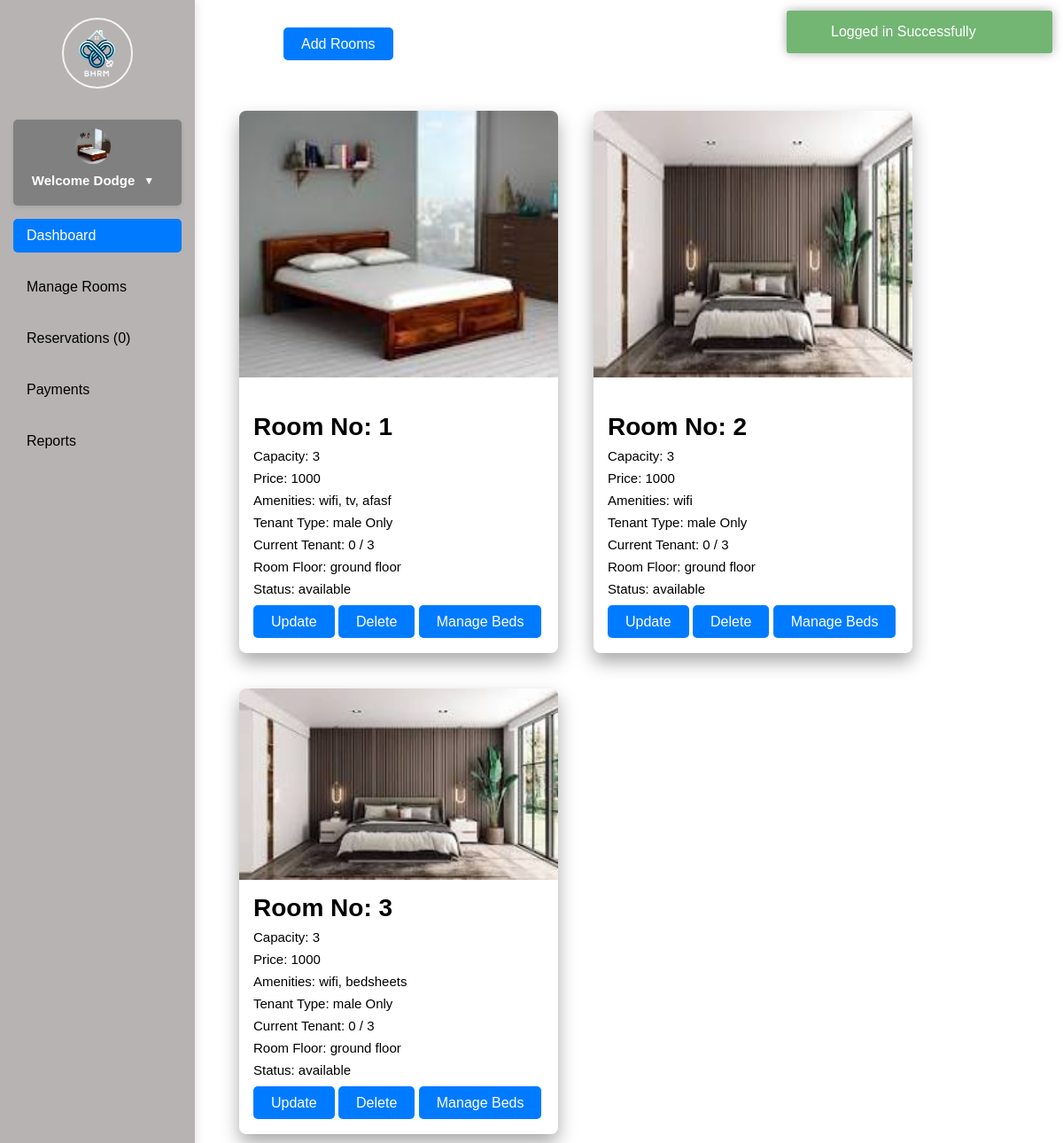
Screenshot of /manageroom.php (signed in) with the database file from the repository.
### tables this page shows
CREATE TABLE `users` (
  `id` int(11) NOT NULL,
  `image` varchar(255) NOT NULL,
  `fname` varchar(50) NOT NULL,
  `lname` varchar(50) NOT NULL,
  `uname` varchar(50) NOT NULL,
  `pass` varchar(50) NOT NULL,
  `role` varchar(50) NOT NULL,
  `hname` varchar(255) NOT NULL
);

CREATE TABLE `rooms` (
  `id` int(11) NOT NULL,
  `room_no` int(255) NOT NULL,
  `capacity` int(255) NOT NULL,
  `current_tenant` int(255) NOT NULL,
  `amenities` varchar(255) NOT NULL,
  `tenant_type` varchar(255) NOT NULL,
  `room_floor` varchar(255) NOT NULL,
  `price` int(255) NOT NULL,
  `image` varchar(255) NOT NULL,
  `status` varchar(255) NOT NULL,
  `hname` varchar(255) NOT NULL,
  `owner` varchar(255) NOT NULL
);

### manageroom.php (the view, shortened to what this page needs)
<?php
require 'php/connection.php';
if(!empty($_SESSION["uname"]) && $_SESSION["role"] == 'landlord'){
    echo "
    <script src='jquery.min.js'></script>
    <link rel='stylesheet' href='toastr.min.css'/>
    <script src='toastr.min.js'></script>
    <script>
        $(document).ready(function() {
            // Check if the login message should be displayed
            " . (isset($_SESSION['login_message_displayed']) ? "toastr.success('Logged in Successfully');" : "") . "
        });
    </script>
    ";
}else{
    header('location: index.php');
}
?>
<!DOCTYPE html>
<html lang="en">
<head>
</head>
<body>
    <?php include 'navigationbar.php'; ?>
    <div class="section2">
        <div class="button">
            <a href='php/roomfunction.php' class='btn'>Add Rooms</a>
        </div>
    </div>
    <div class="section3">
        <?php
            $hname = $_SESSION['hname'];
            $query = "SELECT * FROM rooms WHERE hname = '$hname' order by room_no";
            $result = mysqli_query($conn, $query);
            if ($result && mysqli_num_rows($result) > 0) {
                while ($fetch = mysqli_fetch_assoc($result)) {
                    $id = $fetch['id'];
                    $roomno = $fetch['room_no'];
            ?>
            <div class="card">
                <img src="<?php echo $fetch['image']?>" width="20%" class="card-img-top" alt="Room Image">
                <div class="card-content">
                    <h5>Room No: <?php echo $fetch['room_no']?></h5>
                    <p>Capacity: <?php echo $fetch['capacity']?></p>
                    <p>Price: <?php echo $fetch['price']?></p>
                    <p>Amenities: <?php echo $fetch['amenities']?></p>
                    <p>Tenant Type:  <?php echo $fetch['tenant_type']?> Only </p>
                    <p>Current Tenant: <?php echo $fetch['current_tenant']; ?> / <?php echo $fetch['capacity']?> </p>
                    <p>Room Floor:  <?php echo $fetch['room_floor']?> </p>
                    <p>Status: <?php echo $fetch['status']?></p>
                    <div class="room-btn">
                        <a href='php/roomfunction.php?rupdate=<?php echo $id;?>' class='btn btn-warning'>Update</a>
                        <a href='php/roomfunction.php?rdelete=<?php echo $id;?>' class='btn btn-danger'>Delete</a>
                        <a href='managebeds.php?roomno=<?php echo $roomno;?>' class='btn btn-warning'>Manage Beds</a>
                    </div>
                </div>
            </div>
        <?php } } ?>
    </div>
</body>
</html>

### navigationbar.php (shortened to what this page needs)
<!DOCTYPE html>
<html lang="en">
<head>
</head>
<body>
    <?php
        if(!empty($_SESSION['uname'])){
            $uname = $_SESSION['uname'];
            $query = "select * from users where uname = '$uname'";
            $result = mysqli_query($conn, $query);
            $fetch = mysqli_fetch_assoc($result);
        }
        $hname = $_SESSION['hname'];
        $query = "SELECT COUNT(*) AS new_reservations FROM reservation WHERE hname = '$hname' AND res_stat = 'Pending'";
        $result = mysqli_query($conn, $query);
        $row = mysqli_fetch_assoc($result);
        $newReservations = $row['new_reservations'];
    ?>
<!DOCTYPE html>
<html lang="en">
<head>
</head>
<body>
    <nav class="navbar">
        <a class="navbar-brand" href="#">
            <img src="/bhrm-main/images/logo.png" alt="Logo">
        </a>
        <ul class="nav-links">
            <div class="li-background">
                <li class="dropdown">
                    <img src="<?php echo $fetch['image']?>" alt="Profile">
                </li>
                <li class="dropdown">
                    <div class="dropdown-toggle">
                        <span class="username"> Welcome <?php echo $fetch['fname']; ?></span>
                        <span>▼</span>
                    </div>
                </li>
            </div>
            <li><a class="nav-link active" href="dashboard.php">Dashboard</a></li>
            <li><a class="nav-link" href="manageroom.php">Manage Rooms</a></li>
            <li><a class="nav-link" href="managereservation.php">Reservations  (<?php echo $newReservations; ?>) </span></a></li>
            <li><a class="nav-link" href="payment.php">Payments</a></li>
            <li><a class="nav-link" href="reports.php">Reports</a></li>
        </ul>
    </nav>
</body>
</html>

### manageroom.php (style rules this page uses)
* { margin: 0; padding: 0; box-sizing: border-box; font-family: sans-serif; }
a { text-decoration: none; color: black; }
body { margin: 0; font-family: Arial, sans-serif; margin-left: 220px; }
.section2 { height: 100px; display: flex; justify-content: left; align-items: center; margin: 0px 100px; }
.btn { color: rgb(255, 255, 255); padding: 10px 20px; border-radius: 5px; font-size: 16px; cursor: pointer; background-color: #007bff; }
.section3 { height: auto; display: flex; border-radius: 10px; flex-wrap: wrap; padding-top: 5px; padding-left: 30px; padding-right: 30px; padding-bottom: 20px; }
.card { width: 360px; border-radius: 8px; overflow: hidden; box-shadow: 0px 10px 20px #aaaaaa; margin: 20px; display: flex; flex-direction: column; justify-content: space-between; padding-bottom: 10px; height: auto; }
.card img { width: 100%; height: 50%; }
.card-content { padding: 16px; }
.card-content h5 { font-size: 28px; margin-bottom: 8px; }
.card-content p { color: black; font-size: 15px; margin-bottom: 8px; }
.room-btn { margin-top: 20px; }

### navigationbar.php (style rules this page uses)
.navbar { position: fixed; top: 0; left: 0; height: 100%; width: 220px; background-color: #b7b3b3; padding: 20px 15px; display: flex; flex-direction: column; box-shadow: 2px 0 10px rgba(0, 0, 0, 0.1); z-index: 1000; }
.navbar-brand { text-align: center; margin-bottom: 20px; }
.navbar-brand img { width: 80px; height: 80px; border-radius: 50%; border: 2px solid #f4f4f4; transition: transform 0.3s ease; }
.nav-links { list-style: none; padding: 0; margin: 10px 0; display: flex; flex-direction: column; align-items: left; justify-content: center; gap: 10px; }
.nav-links li { margin-bottom: 10px; }
.nav-link { color: black; text-decoration: none; font-size: 16px; padding: 10px 15px; display: block; border-radius: 5px; transition: background-color 0.3s, color 0.3s; }
.nav-link:hover, .nav-link.active { background-color: #007bff; color: white; }
.dropdown { position: relative; display: flex; align-items: center; justify-content: center; }
.dropdown .username { font-weight: bold; font-size: 15px; }
.dropdown img { width: 40px; height: 40px; border-radius: 50%; cursor: pointer; margin-right: 10px; }
.li-background { background-color: gray; color: white; padding: 10px 15px; border-radius: 5px; margin: 5px 0; box-shadow: 0 2px 5px rgba(0, 0, 0, 0.1); font-size: 16px; transition: background-color 0.3s, color 0.3s; position: relative; }
.dropdown-toggle { display: flex; align-items: center; cursor: pointer; justify-content: space-between; }
.dropdown-toggle span { margin-left: auto; font-size: 12px; margin-right: 10px; }

### rows the page displays
users: image (picture), fname "Dodge"
rooms: image (picture), room_no "1", capacity "3", price "1000", amenities "wifi, tv, afasf", tenant_type "male", current_tenant "0", room_floor "ground floor", status "available"
rooms: image (picture), room_no "2", capacity "3", price "1000", amenities "wifi", tenant_type "male", current_tenant "0", room_floor "ground floor", status "available"
rooms: image (picture), room_no "3", capacity "3", price "1000", amenities "wifi, bedsheets", tenant_type "male", current_tenant "0", room_floor "ground floor", status "available"

### other values shown
$newReservations "0"
